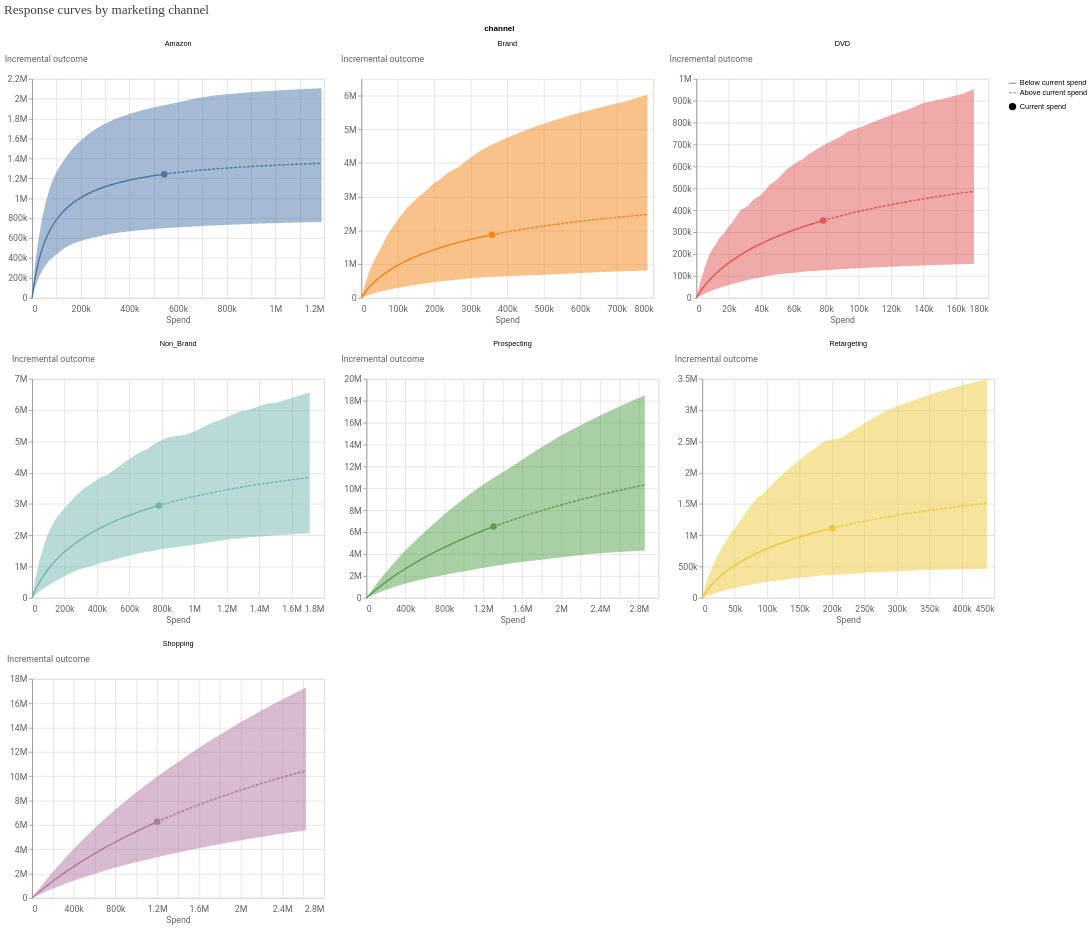

The notebook cell saved with this chart:
### Code cell
from meridian.analysis import visualizer

# Initialize the visualizer
vis = visualizer.MediaEffects(mmm)

# Plot the curves
# The 'Hill' curve shows how leads grow relative to spend
vis.plot_response_curves()

### Figure 1 — Vega-Lite specification as saved in the notebook (floating-point values rounded to 4 significant figures; data arrays with more than 128 entries replaced by an {"elided": "..."} marker saying what was removed)
{"config": {"view": {"continuousWidth": 300, "continuousHeight": 300}, "axis": {"labelColor": "#5F6368", "labelFont": "Roboto", "labelFontSize": 12, "titleColor": "#5F6368", "titleFont": "Roboto", "titleFontSize": 12, "titleFontWeight": "normal"}}, "data": {"name": "data-7272e75853dd48d26de8aea787ff2d5f"}, "facet": {"field": "channel", "type": "nominal"}, "spec": {"layer": [{"mark": {"type": "line"}, "encoding": {"color": {"field": "channel", "type": "nominal"}, "strokeDash": {"field": "spend_level", "legend": {"title": null}, "sort": "descending", "type": "nominal"}, "x": {"axis": {"domainColor": "#DADCE0", "labelExpr": "replace(format(datum.value, '.3~s'), 'G', 'B')", "labelPadding": 10, "ticks": false}, "field": "spend", "title": "Spend", "type": "quantitative"}, "y": {"axis": {"labelExpr": "replace(format(datum.value, '.3~s'), 'G', 'B')", "titleAlign": "left", "titleAngle": 0, "titleY": -20}, "field": "mean", "title": "Incremental outcome", "type": "quantitative"}}, "transform": [{"calculate": "datum.spend_multiplier >= 1.0 ? \"Above current spend\" : \"Below current spend\"", "as": "spend_level"}]}, {"mark": {"type": "point", "filled": true, "opacity": 1, "size": 80}, "encoding": {"color": {"field": "channel", "type": "nominal"}, "shape": {"field": "current_spend", "legend": {"title": null}, "type": "nominal"}, "tooltip": [{"field": "spend", "type": "quantitative"}, {"field": "mean", "type": "quantitative"}], "x": {"axis": {"domainColor": "#DADCE0", "labelExpr": "replace(format(datum.value, '.3~s'), 'G', 'B')", "labelPadding": 10, "ticks": false}, "field": "spend", "title": "Spend", "type": "quantitative"}, "y": {"axis": {"labelExpr": "replace(format(datum.value, '.3~s'), 'G', 'B')", "titleAlign": "left", "titleAngle": 0, "titleY": -20}, "field": "mean", "title": "Incremental outcome", "type": "quantitative"}}, "transform": [{"calculate": "datum.spend_multiplier >= 1.0 ? \"Above current spend\" : \"Below current spend\"", "as": "spend_level"}, {"filter": "(datum.spend_multiplier === 1.0)"}]}, {"mark": {"type": "area", "opacity": 0.5}, "encoding": {"color": {"field": "channel", "legend": null, "type": "nominal"}, "x": {"field": "spend", "type": "quantitative"}, "y": {"field": "ci_lo", "type": "quantitative"}, "y2": {"field": "ci_hi"}}, "transform": [{"calculate": "datum.spend_multiplier >= 1.0 ? \"Above current spend\" : \"Below current spend\"", "as": "spend_level"}]}], "width": 400}, "columns": 3, "resolve": {"scale": {"x": "independent", "y": "independent"}}, "title": {"text": "Response curves by marketing channel ", "anchor": "start", "color": "#3C4043", "font": "Google Sans Display", "fontSize": 18, "fontWeight": "normal", "offset": 10}, "$schema": "https://vega.github.io/schema/vega-lite/v6.1.0.json", "datasets": {"data-7272e75853dd48d26de8aea787ff2d5f": {"elided": "1540 records"}}}
